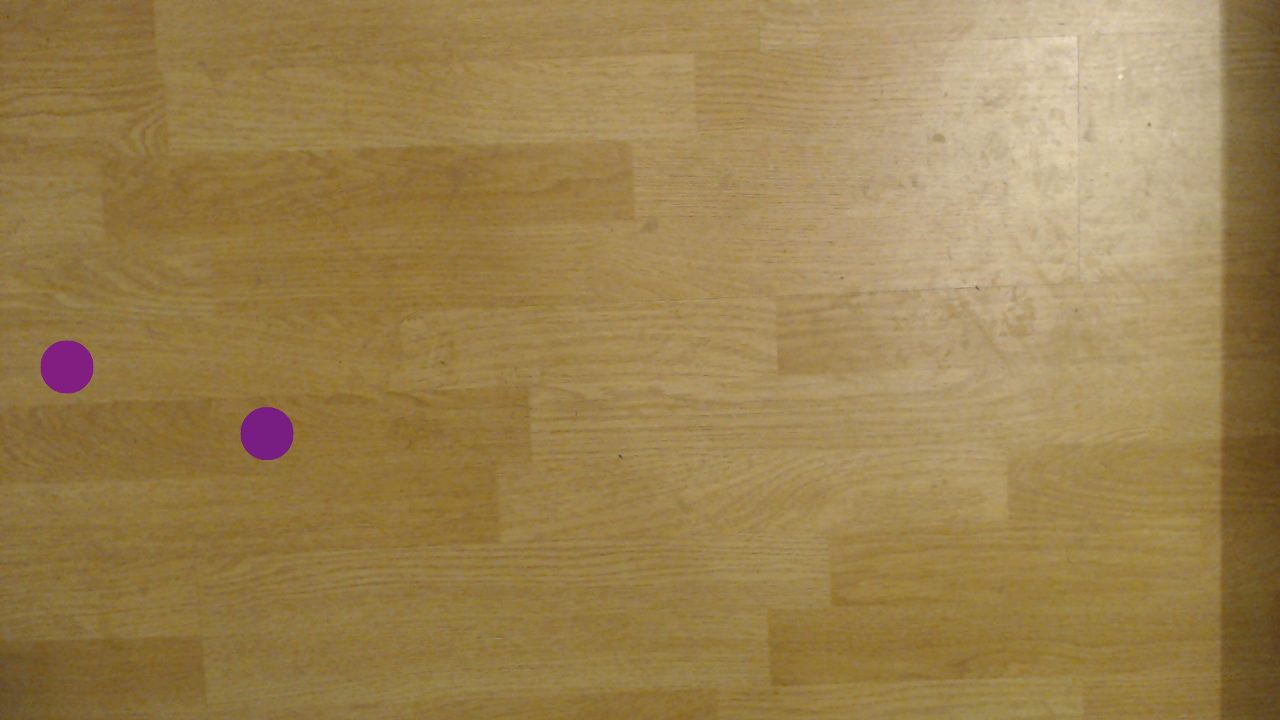
#> input picture labs/lab05/sample01.tiff, 1280 x 720 px, given in place of the camera
$ python thresholder.py
#> lines starting #> are read from the running program, lines starting #| are printed output that depends on the picture; after the words box and inside, x2 and y2 are one past the last pixel; in counts of white or black regions, pixels touching at a corner belong together
#!/usr/bin/env python3
# -*- coding: utf-8 -*-

import numpy as np
import cv2
import time
import os.path


file_name = "lab06/default_trackbar.txt"

#path = './default.txt'


# Colour detection limits
lH = 0
lS = 0
lV = 0
hH = 0
hS = 0
hV = 0
exposure = 200
white_balance = 3000

# NB! This function will be re-used in the future labs
def get_values_from_file(file_name):
    #This function reads the text file and returns all of the trackbar values
#> called with file_name = 'lab06/default_trackbar.txt'
    check_file = os.path.isfile(file_name)
    if  check_file == True:

        global lH, lS, lV, hH,hS,hV, exposure, white_balance
        f = open(file_name, "r")
#> (reads labs/lab06/default_trackbar.txt from the repository)

        values = f.read().split()
        print (values)

        for i in range(len(values)):
            values[i] = int(values[i])
        exposure = values[0]
        white_balance = values[1]
        lH = values[2]
        lS = values[3]
        lV = values[4]
        hH = values[5]
        hS = values[6]
        hV = values[7]

### TODO 1: Add code from task 5
### TODO 2: Once the main loop is exited, new trackbar values should be written into a text file (that is going to be in a specific lab folder)
### TODO 3: Fill in the get_values_from_file() function which reads in the text file and outputs trackbar values
### TODO 4: Run this program at least twice to make sure the trackbar values are written and read from the text file

#open the camera
camera = cv2.VideoCapture(0)

camera.set(cv2.CAP_PROP_AUTO_EXPOSURE, 1)
camera.set(cv2.CAP_PROP_AUTO_WB, 0)

exposure = camera.get(cv2.CAP_PROP_EXPOSURE)

white_balance = camera.get(cv2.CAP_PROP_EXPOSURE)

def update_exposure(new):
    global exposure
    exposure = new
    camera.set(cv2.CAP_PROP_EXPOSURE, new)

def update_white_balance(new_l):
    global white_balance
    white_balance = new_l
    camera.set(cv2.CAP_PROP_WB_TEMPERATURE, new_l)

#update the trackbar values

def update_lH(new):
    global lH
    lH =new

def update_hH(new):
    global hH
    hH =new

def update_lS(new):
    global lS
    lS =new

def update_hS(new):
    global hS
    hS =new

def update_lV(new):
    global lV
    lV =new

def update_hV(new):
    global hV
    hV =new


def main():
    # This function should run successfully even when there is no text file in the folder
    # get_values_from_file(###add text file path here###)


    get_values_from_file(file_name)
    camera.set(cv2.CAP_PROP_AUTO_EXPOSURE, 1)

    cv2.namedWindow("Output")

    cv2.createTrackbar("Exposure", "Output", int(exposure), 2047, update_exposure)
    cv2.createTrackbar("White balance", "Output", int(white_balance), 6500, update_white_balance)


    cv2.createTrackbar("lH", "Output", lH, 255, update_lH)
    cv2.createTrackbar("hH", "Output", hH, 255, update_hH)
    cv2.createTrackbar("lS", "Output", lS, 255, update_lS)
    cv2.createTrackbar("hS", "Output", hS, 255, update_hS)
    cv2.createTrackbar("lV", "Output", lV, 255, update_lV)
    cv2.createTrackbar("hV", "Output", hV, 255, update_hV)

    blobparams = cv2.SimpleBlobDetector_Params()

    # filtering blobs by area
    blobparams.filterByArea = True
    blobparams.minArea = 500
    blobparams.maxArea = 1E12

    # in case the blob is not perfectly circular
    blobparams.filterByCircularity = False

    # and could be a bit wonky
    blobparams.filterByInertia = False

    # and might have holes inside
    blobparams.filterByConvexity = False

    # don't want to detect every single small speck in the proximity
    blobparams.minDistBetweenBlobs = 20

    #create blop detector here
    detector = cv2.SimpleBlobDetector_create(blobparams)

    frame_new = 0
    frame_prev = 0

    while True:
        # Read the image from the camera
        ret, frame = camera.read()
#> frame is the input picture: shape (720, 1280, 3); mean B, G, R 79.9, 129.6, 155.4
        #frame = frame[215:265]

        # You will need this later
        frame_e = cv2.cvtColor(frame, cv2.COLOR_BGR2HSV)
#> frame_e: shape (720, 1280, 3); mean H, S, V 20.5, 128.1, 155.4

        # Colour detection limits
        lowerLimits = np.array([lH, lS, lV])
        upperLimits = np.array([hH, hS, hV])

        # Our operations on the frame come here
        thresholded = cv2.inRange(frame_e, lowerLimits, upperLimits)
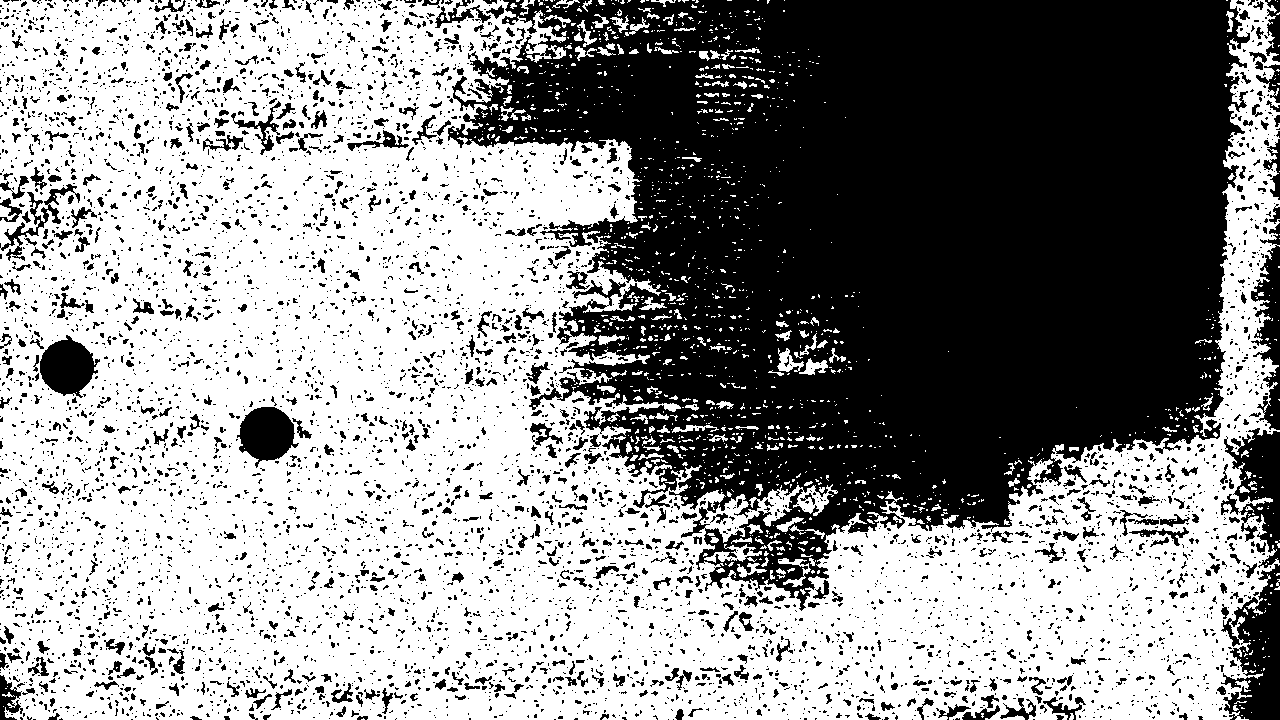
#> thresholded: shape (720, 1280); 57% white; 6004 black regions (5197 under 20 px), largest, box (x1, y1, x2, y2) and area: (448, 0, 1250, 611) 311666, (1221, 564, 1280, 720) 5382, (1221, 428, 1280, 568) 4120

        thresholded = cv2.bitwise_not(thresholded)
        img_r=cv2.rectangle(thresholded, (0, 0), (639, 0), (255, 255, 255), 2)
#> img_r: shape (720, 1280); 43.1% white; 5939 white regions (5149 under 20 px), largest, box (x1, y1, x2, y2) and area: (0, 0, 1250, 611) 313878, (1221, 564, 1280, 720) 5382, (1221, 428, 1280, 568) 4120

        keypoints = detector.detect(img_r)
#> keypoints = 1 keypoints; (x, y, size): (748, 512, 53.7)

        img_new = cv2.drawKeypoints(frame_e, keypoints, None, (0, 225, 0), cv2.DRAW_MATCHES_FLAGS_DRAW_RICH_KEYPOINTS)
#> img_new: shape (720, 1280, 3); mean H, S, V 20.5, 128.1, 155.3


        #calculate frame rate
        frame_new = time.time()
        fps = 1/(frame_new-frame_prev)

        #update the value of new rame rate
        frame_prev = frame_new

        fps = str(int(fps))

        cv2.putText(img_new, fps, (5, 30), cv2.FONT_HERSHEY_SIMPLEX, 1, (0, 125, 255), 2)
#> img_new: shape (720, 1280, 3); mean H, S, V 20.5, 128.1, 155.4

        for i in range(len(keypoints)):
            x = keypoints[i].pt[0]
            y = keypoints[i].pt[1]

            #write the coordinate x and y in the dtected blops
            cv2.putText(img_new, str(x) + " " +str(y),(int(x), int(y)), cv2.FONT_HERSHEY_SIMPLEX, 1, (0, 125, 255), 2)
#> this loop made 1 pass
#> (x, y) on pass 1: (748.1, 512.1)
#> img_new: shape (720, 1280, 3); mean H, S, V 20.4, 128.1, 155.8


        cv2.imshow("Output", img_new)
        cv2.imshow("Output2", frame)
        # Display the resulting frame
        cv2.imshow("Thresholded", thresholded)

        # Quit the program when "q" is pressed
        if (cv2.waitKey(1) & 0xFF) == ord("q"):
#> (key q is pressed here)
            break

    # When everything done, release the camera
    print("closing program")
    camera.release()
    cv2.destroyAllWindows()

    f = open(file_name, "w")
    f.write(str(exposure)+" "+str(white_balance)+" "+str(lH)+" "+str(lS)+" "+str(lV)+" "+str(hH)+" "+str(hS)+" "+str(hV))
    f.close()


if __name__ == "__main__":
    main()
